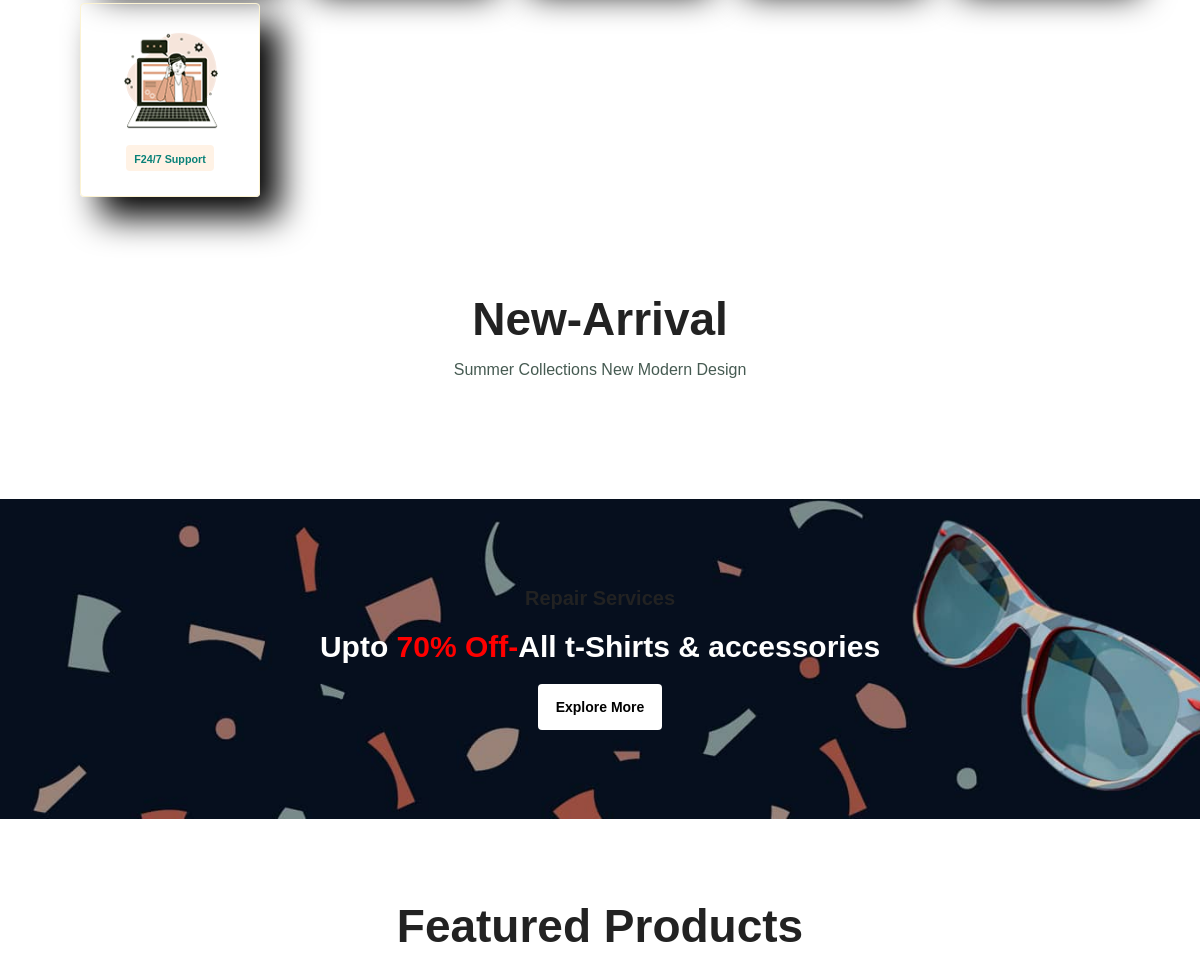
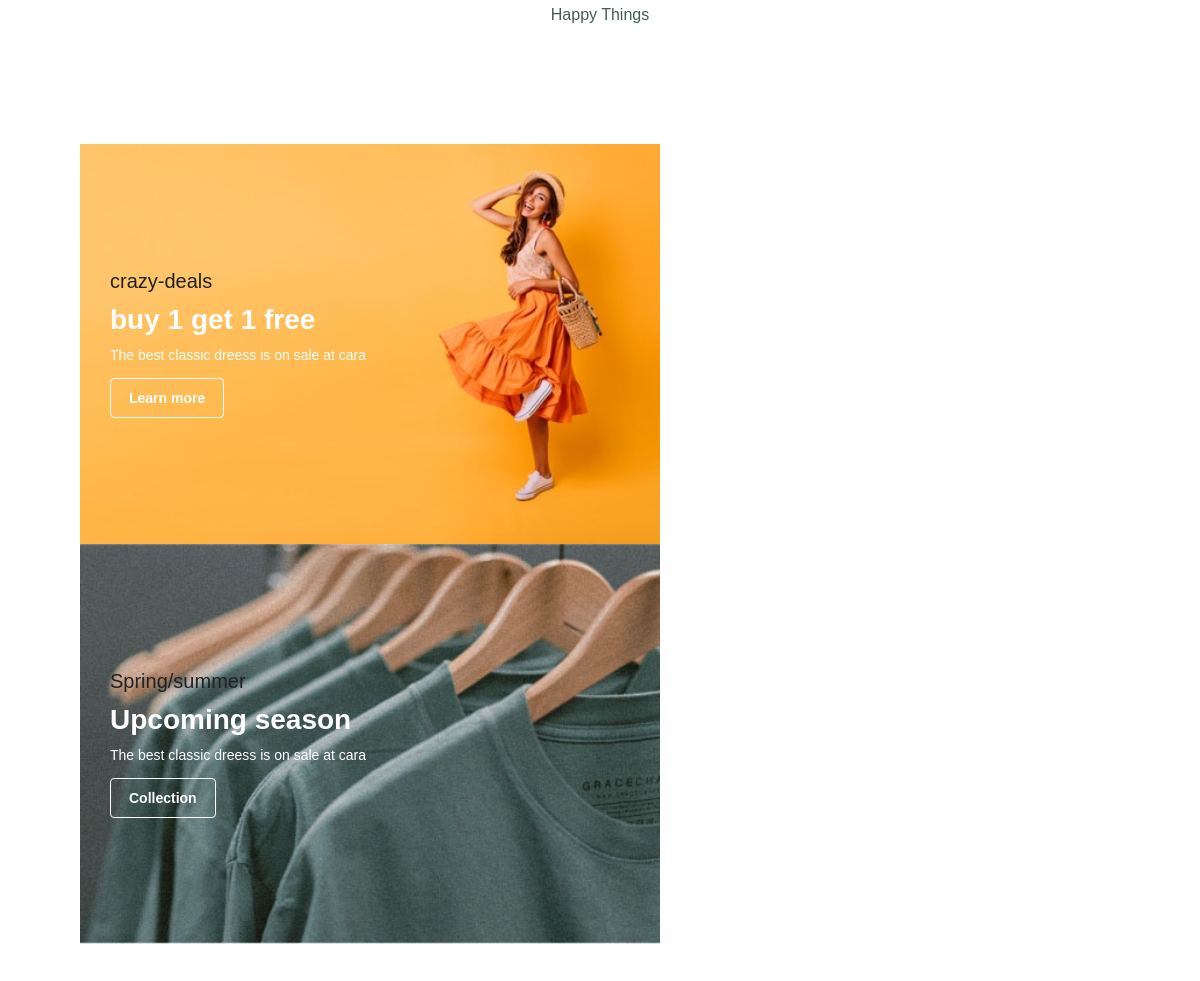
Page / (signed in, middle part) on the earlier database version (2 pictures, top to bottom).
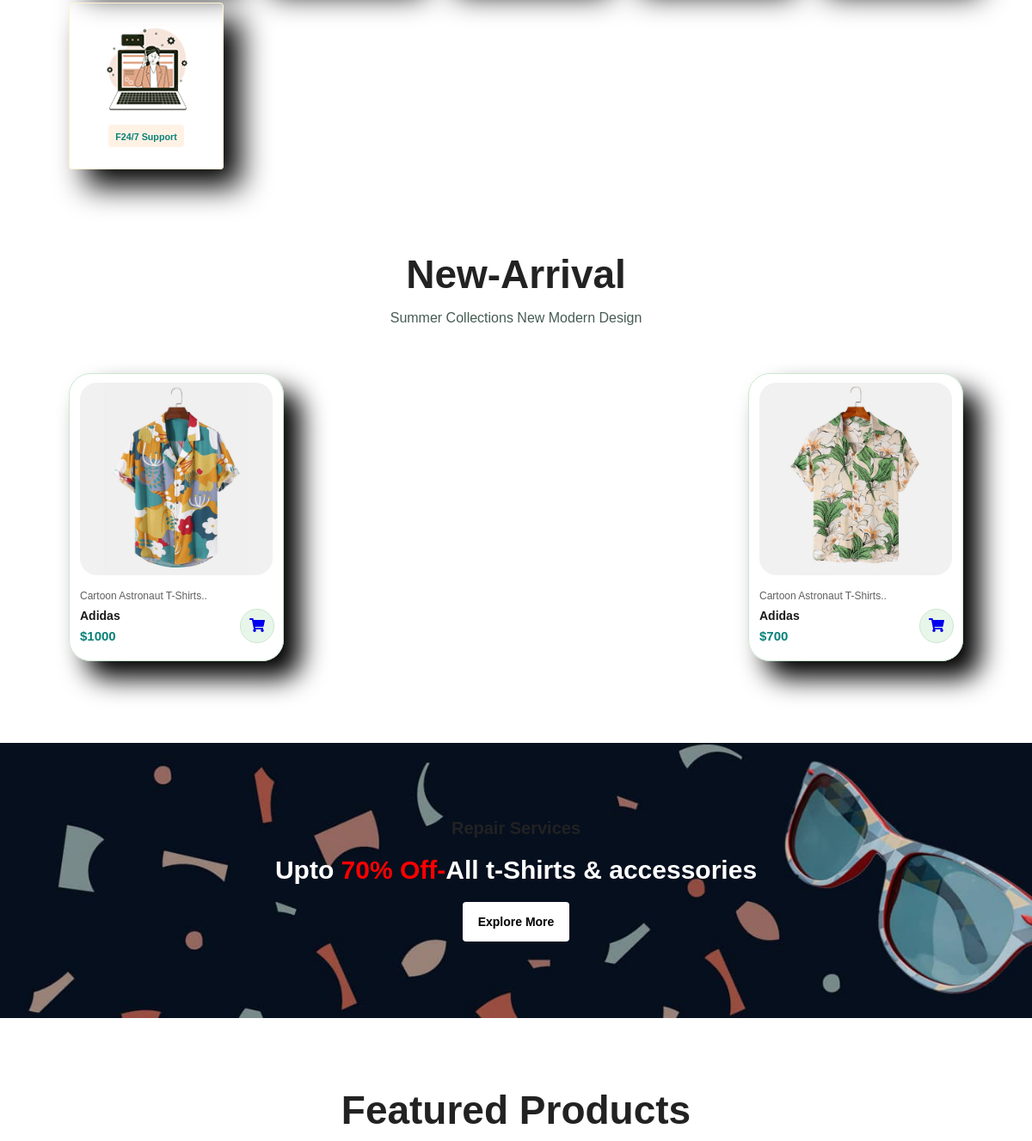
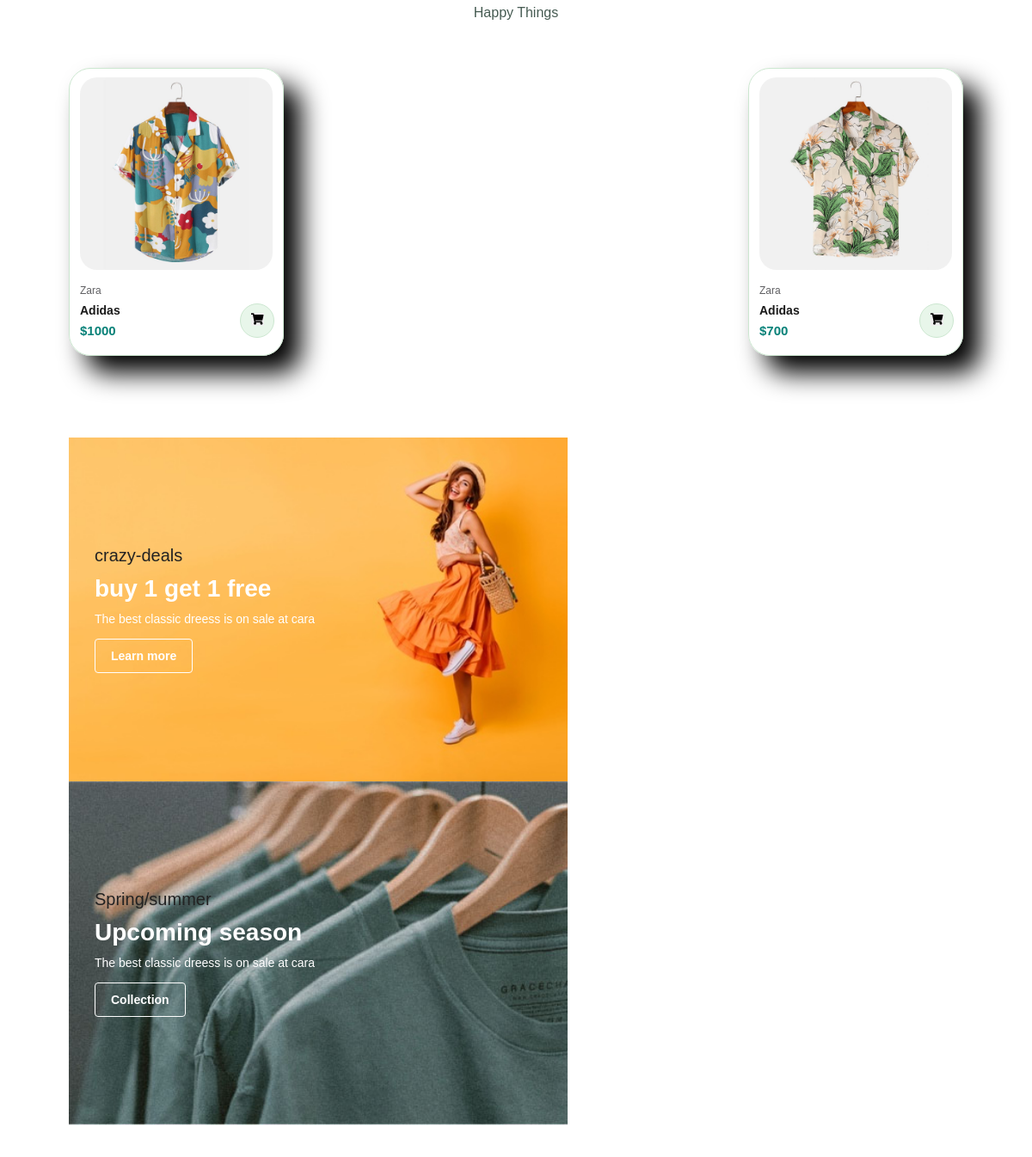
Same page on the later database version (2 pictures, top to bottom).
### home/models.py (models this page shows, shortened)
class Product(models.Model):
    GENDER_CHOICES = [
        ('M', 'Male'),
        ('F', 'Female'),
    ]
    id=models.AutoField(primary_key=True)
    product_name = models.CharField(max_length=50)
    desc = models.CharField(max_length=300)
    Category = models.CharField(max_length=300,default="")
    SubCategory = models.CharField(max_length=300,default="")
    price = models.IntegerField(default=0)
    pub_date = models.DateField()
    image = models.ImageField(upload_to='products/images/',default="")
    brand = models.CharField(max_length=50,default="Zara")
    rating=models.IntegerField(default=5)
    gender = models.CharField(max_length=1, choices=GENDER_CHOICES,default="Male")

### home/views.py (the view)
# urls.py: path("", views.ecom, name='ecom')  ,
def ecom(request):
    if request.user.is_anonymous:
        return redirect("/login")
    trending_products = Product.objects.filter(rating__gt=3)
    one_week_ago = timezone.now() - timedelta(days=7)
    new_products = Product.objects.filter(pub_date__gte=one_week_ago)
    context = {
        'trending_products': trending_products,
        'new_products': new_products,
        'active_page': 'ecom'
    }
    return render(request, 'ecom.html', context)

### home/templatetags/custom_filters.py (called while the page is built)
@register.filter
def times(number):
    if number is None:
        number = 0
    return range(number)

### templates/ecom.html (shortened to what this page needs)
{% extends 'base1.html' %}
{% load static %}
{% load custom_filters %}
{% block body %}
    <section id="feature" class="section-p1">
        <div class="fe-box">
            <img src="{% static 'img/features/f6.png'%}" alt="">
            <h6>F24/7 Support</h6>
        </div>
    </section>
    <section id="product1" class="section-p1">
        <h2>New-Arrival</h2>
        <p>Summer Collections New Modern Design</p>
        <div class="Pro-Container">
            {% for product in new_products %}
            <div class="pro">
                <img src= '/media/{{product.image }}' alt="">
                <div class="des">
                    <span>{{ product.desc|slice:"0:50" }}.. </span>
                    <h5>{{ product.product_name }}</h5>
                    {% load custom_filters %}
                    <h4>${{ product.price }}</h4>
                </div>
                <div class="cart">
                <a href="#" >
                    <i  class="fas fa-shopping-cart "></i>
                </a>
            </div>
            </div>
            {% endfor %}
        </div>
    </section>
<section id="banner" class="section-m1">
    <h4>Repair Services</h4>
    <h2>Upto <span>70% Off-</span>All t-Shirts & accessories</h2>
    <button class="normal">Explore More</button>
</section>
<section id="product1" class="section-p1">
    <h2>Featured Products</h2>
    <p>Happy Things</p>
    <div class="Pro-Container">
        {% for product in trending_products %}
        <div class="pro">
            <a href="/product/{{product.id}}">
                <img src='/media/{{product.image}}' alt='Product Image'>
            </a>
            <div class="des">
                <span>{{ product.brand }}</span>
                <h5>{{ product.product_name }}</h5>
                {% load custom_filters %}
                <h4>${{ product.price }}</h4>
            </div>
            <div class="cart">
                    <button id="cart" type="submit" style="border:none">
                        <i class="fas fa-shopping-cart"></i>
                    </button>
            </div>
        </div>
        {% endfor %}
    </div>
</section>
<section id="sm-banner" class="section-p1">
    <div class="banner-box">
            <h4>crazy-deals</h4>
            <h2>buy 1 get 1 free</h2>
            <span>The best classic dreess is on sale at cara</span>
            <button class="white">Learn more</button>
    </div>
    <div class="banner-box banner-box2">
            <h4>Spring/summer</h4>
            <h2>Upcoming season</h2>
            <span>The best classic dreess is on sale at cara</span>
            <button class="white">Collection</button>
    </div>
</section>
{% endblock %}

Differences in the rows shown:
added Product: image (picture), desc "Cartoon Astronaut T-Shirts", product_name "Adidas", price "1000", brand "Zara"
added Product: image (picture), desc "Cartoon Astronaut T-Shirts", product_name "Adidas", price "700", brand "Zara"
